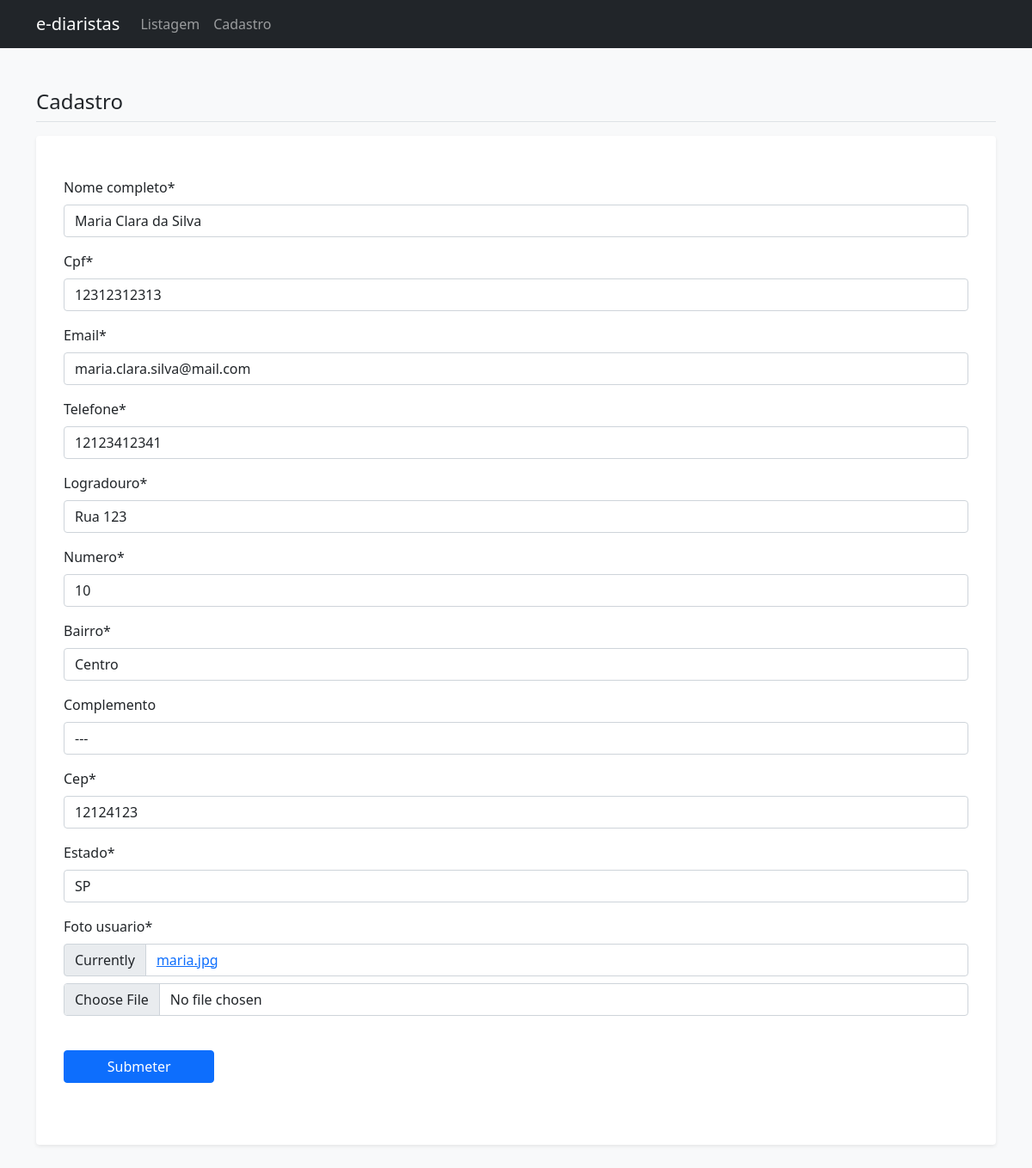
/web/editar_diarista/1, run on an earlier commit of the app's database.
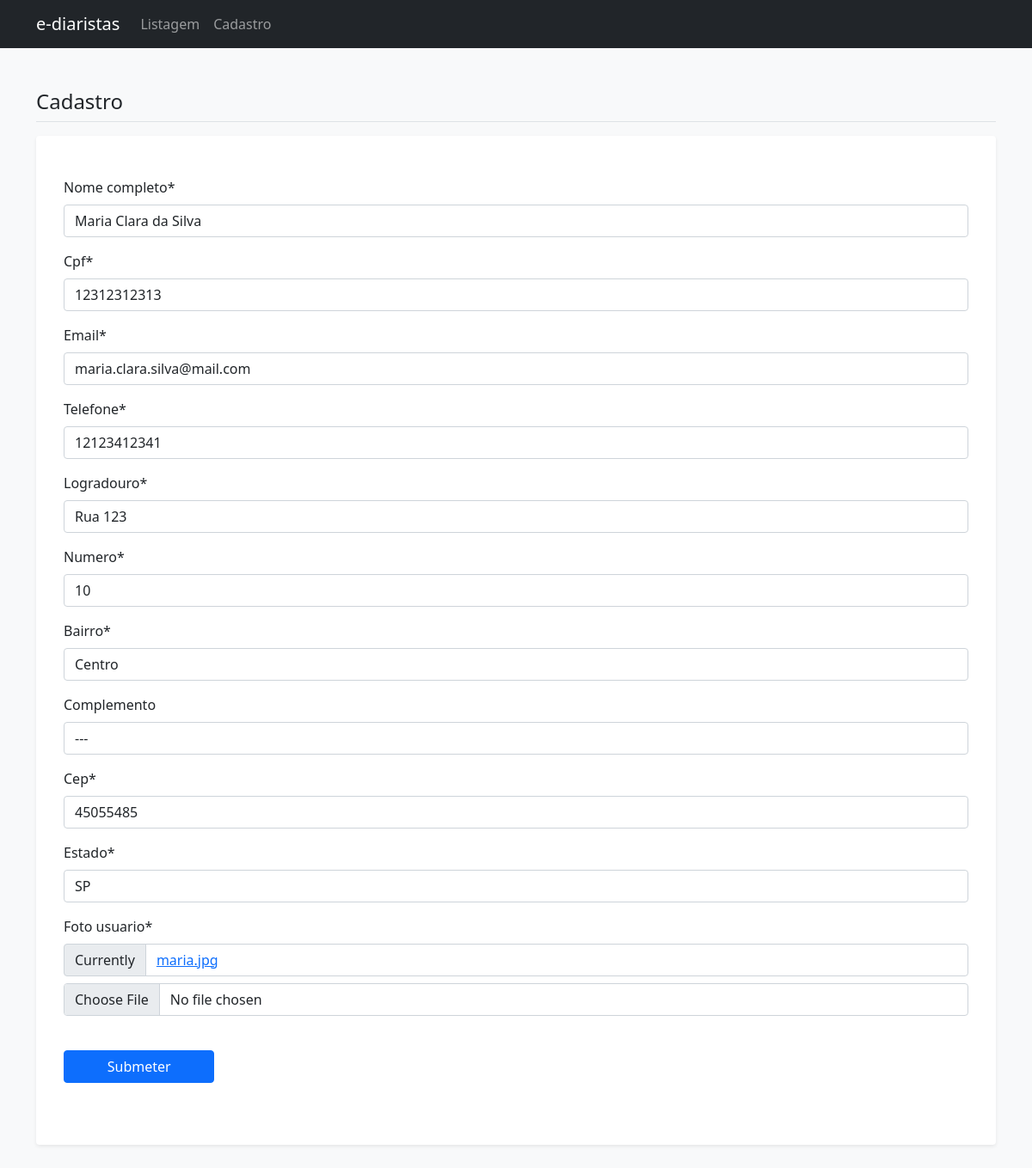
And on a later commit of the database.
### web/models.py (models this page shows)
class Diarista(models.Model):
    nome_completo = models.CharField(max_length=100, null=False, blank=False)
    cpf = models.CharField(max_length=11, null=False, blank=False, unique=True)
    email = models.EmailField(null=False, blank=False, unique=True)
    telefone = models.CharField(max_length=11, null=False, blank=False)
    logradouro = models.CharField(max_length=100, null=False, blank=False)
    numero = models.IntegerField(null=False, blank=False)
    bairro = models.CharField(max_length=100, null=False, blank=False)
    complemento = models.CharField(max_length=100, null=False, blank=True)
    cep = models.CharField(max_length=8, null=False, blank=False)
    estado = models.CharField(max_length=2, null=False, blank=False)
    codigo_ibge = models.IntegerField(null=False, blank=False)
    foto_usuario = models.ImageField(null=False)

### web/views.py (the view)
# urls.py: path('editar_diarista/<int:diarista_id>', editar_diarista, name='editar_diarista'),
def editar_diarista(request, diarista_id):
    diarista = Diarista.objects.get(id=diarista_id)
    if request.method == 'POST':
        form_diarista = diarista_form.DiaristaForm(request.POST or None, request.FILES, instance=diarista)
        if form_diarista.is_valid():
            form_diarista.save()
            return redirect('listar_diaristas')
    else:
        form_diarista = diarista_form.DiaristaForm(instance=diarista)
    return render(request, 'form_diarista.html', {'form_diarista': form_diarista})

### web/forms/diarista_form.py (shortened to what this page needs)
class DiaristaForm(forms.ModelForm):
    cpf = forms.CharField(widget=forms.TextInput(attrs={'data-mask': '000.000.000-00'}))
    cep = forms.CharField(widget=forms.TextInput(attrs={'data-mask': '00000-000'}))
    telefone = forms.CharField(widget=forms.TextInput(attrs={'data-mask': '(00) 00000-0000'}))
    class Meta:
        model = Diarista
        exclude = ('codigo_ibge',)

### web/templates/form_diarista.html (shortened to what this page needs)
{% extends 'base.html' %}
{% load crispy_forms_tags %}
{% block conteudo %}
<h4 class="border-bottom pb-2 mb-0">Cadastro</h4>
<div class="my-3 p-3 bg-body rounded shadow-sm">
    <div class="my-3 p-3">
        <form method="post" enctype="multipart/form-data">
            {{form_diarista|crispy}}
            <div class="py-4 d-grid col-2">
                <button type="submit" class="btn btn-primary">Submeter</button>
            </div>
        </form>
    </div>
</div>
{% endblock conteudo %}

What changed in the data, as far as the page shows it:
changed Diarista "Maria Clara da Silva": cep "12124123" → "45055485"
